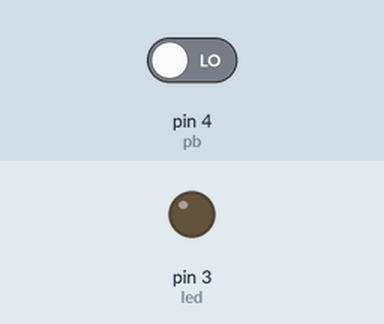
Simulated run of this sketch. Board: Arduino Uno, built with avr-gcc and run on an emulated ATmega328P. Shown: output pins drawn as LEDs (lit = HIGH). The inputs (shaded band) are chosen by the test bench; at power-on: pin 4 (pb) LOW.

Above: at 1.2 s.
1.3 s: pin 4 (pb) driven HIGH
At 2.5 s:
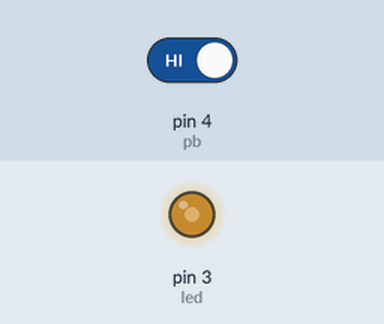
2.8 s: pin 4 (pb) driven LOW
At 3.4 s:
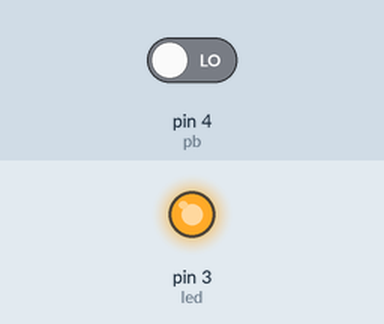
Timing chart, 0 to 5.8 s (numbered marks = the images above; inputs shaded):
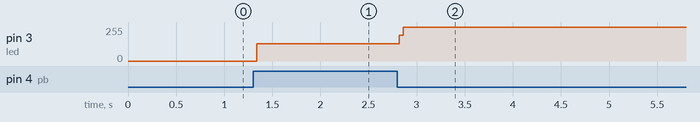

The sketch:

push_button.ino
```cpp
const int led = 3;
const int pb = 4;

int statusTombol = 0;
bool statusLed = false;

void setup() {
  pinMode(led, OUTPUT);
  pinMode(pb, INPUT);
}

void loop() {
  statusTombol = digitalRead(pb);
  if(statusTombol == HIGH) {
  	statusLed =! statusLed;
    //delay(100);
  }
  digitalWrite(led, statusLed);
}
```

Measured:
- after the input at 1.3 s, pin 3 (led): 0/255 → 128/255 at once
- after the input at 2.8 s, pin 3 (led): 128/255 → 255/255 at once
